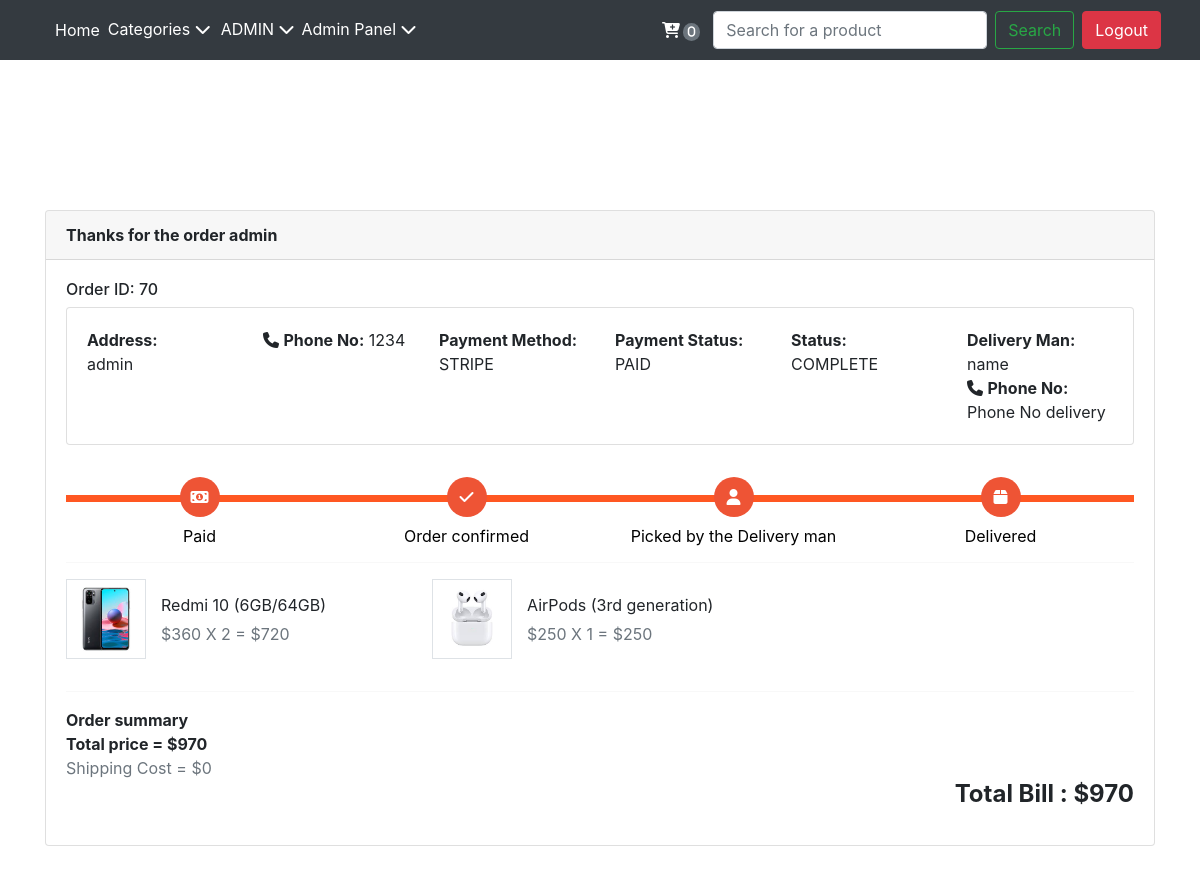
Page /orderPage.php?orderId=70 (signed in) on the committed database.
### tables this page shows
CREATE TABLE `users` (
  `user_id` int(255) NOT NULL,
  `user_name` varchar(255) NOT NULL,
  `user_email` varchar(255) NOT NULL,
  `user_pass` varchar(255) NOT NULL,
  `user_address` varchar(255) NOT NULL,
  `user_phone_no` text NOT NULL,
  `user_type` varchar(255) NOT NULL DEFAULT 'user',
  `user_created_timestamp` datetime NOT NULL DEFAULT current_timestamp()
);

CREATE TABLE `orders` (
  `order_id` int(11) NOT NULL,
  `order_user_id` int(11) DEFAULT NULL,
  `cart` text NOT NULL,
  `bill` int(11) NOT NULL,
  `order_status` varchar(255) NOT NULL DEFAULT 'Not Delivered',
  `payment_status` varchar(25) NOT NULL DEFAULT 'Not Paid',
  `payment_method` varchar(25) NOT NULL,
  `order_time` datetime NOT NULL DEFAULT current_timestamp()
);

CREATE TABLE `products` (
  `product_id` int(11) NOT NULL,
  `product_name` varchar(255) NOT NULL,
  `product_description` text NOT NULL,
  `product_category` varchar(255) NOT NULL,
  `product_price` int(11) NOT NULL,
  `product_stock` int(11) NOT NULL,
  `product_image` text NOT NULL,
  `product_timestamp` date NOT NULL DEFAULT current_timestamp()
);

### orderPage.php (the view, shortened to what this page needs)
<!DOCTYPE html>
<html lang="en">
<head>
    <link rel="stylesheet" href="orderPage.css">
    <link rel="stylesheet" href="https://use.fontawesome.com/releases/v5.7.2/css/all.css">
    <link href="https://cdn.jsdelivr.net/npm/bootstrap@5.2.2/dist/css/bootstrap.min.css" rel="stylesheet"
>
</head>
<body>
    <?php
    include 'partials/_header.php';
    include 'partials/_dbconnect.php';
    $orderId = $_GET['orderId'];
    $sql = "SELECT * FROM `orders` WHERE `order_id` = $orderId";
    $result = mysqli_query($conn, $sql);
    while($row = mysqli_fetch_assoc($result)){
        $order_user_id = $row['order_user_id'];
        $order_cart = $row['cart'];
        $bill = $row['bill'];
        $order_status = $row['order_status'];
        $order_payment_status = $row['payment_status'];
        $order_payment_method = $row['payment_method'];
    }
    $sql2="SELECT * FROM `users` WHERE `user_id` = $order_user_id";
    $result2 = mysqli_query($conn, $sql2);
    while($row = mysqli_fetch_assoc($result2)){
        $order_user_name = $row['user_name'];
        $order_user_phone = $row['user_phone_no'];
        $order_user_address = $row['user_address'];
    }
    echo'
    <div class="container">
        <article class="card">
            <header class="card-header"><strong> Thanks for the order '.$order_user_name.' </strong></header>
            <div class="card-body">
                <h6>Order ID: '.$orderId.'</h6>
                <article class="card">
                    <div class="card-body row">
                        <div class="col"> <strong>Address:</strong> <br>'.$order_user_address.' </div>
                        <div class="col"> <i class="fa fa-phone"></i> <strong>Phone No:</strong>
                            '.$order_user_phone.' </div>
                        <div class="col"> <strong>Payment Method:</strong> <br> '.strtoupper($order_payment_method).' </div>
                        <div class="col"> <strong>Payment Status:</strong> <br> '.strtoupper($order_payment_status).' </div>
                        <div class="col"> <strong>Status:</strong> <br> '.strtoupper($order_status).' </div>
                        <div class="col"> <strong>Delivery Man: </strong>name <br> <i class="fa fa-phone"></i> <strong>Phone No:</strong>
                            Phone No delivery </div>
                    </div>
                </article>
                <div class="track">';
                if($order_payment_status == 'Not Paid'){
                     echo'
                            <div class="step"> <span class="icon"> <i class="fa fa-times"></i> </span> <span class="text">
                            Not Paid</span> </div>';
                }else{
                    if($order_status=="Not Delivered"){
                        echo'<div class="step active"> <span class="icon"> <i class="fa fa-money"></i> </span> <span class="text">
                                Paid</span> </div>
                            <div class="step active"> <span class="icon"> <i class="fa fa-check"></i> </span> <span
                            class="text">Order confirmed</span> </div>
                            <div class="step"> <span class="icon"> <i class="fa fa-user"></i> </span> <span class="text">
                            Picked by the Delivery man</span> </div>
                            <div class="step"> <span class="icon"> <i class="fa fa-box"></i> </span> <span
                            class="text">Delivered</span> </div>';
                    }elseif($order_status == "Complete"){
                    echo'
                    <div class="step active"> <span class="icon"> <i class="fa fa-money"></i> </span> <span class="text">
                    Paid</span> </div>
                    <div class="step active"> <span class="icon"> <i class="fa fa-check"></i> </span> <span
                            class="text">Order confirmed</span> </div>
                    <div class="step active"> <span class="icon"> <i class="fa fa-user"></i> </span> <span class="text">
                            Picked by the Delivery man</span> </div>
                    <div class="step active"> <span class="icon"> <i class="fa fa-box"></i> </span> <span
                            class="text">Delivered</span> </div>';}}
                echo'
                </div>
                <hr>
                <ul class="row">';
                $cart = json_decode($order_cart, true);
                $sum = 0;
                foreach($cart as $key => $item){
                    $sql3 = "SELECT * FROM `products` WHERE `product_id` = $key";
                    $quan = $item[0];
                    $result3 = mysqli_query($conn, $sql3);
                    while($row = mysqli_fetch_assoc($result3)){
                        $product_name = $row['product_name'];
                        $product_price = $row['product_price'];
                        $product_image = $row['product_image'];
                        $sum += ($product_price * $quan)
                        ;}
                echo'
                    <li class="col-md-4">
                        <figure class="itemside mb-3">
                            <div class="aside"><img src="/store/uploads/'.$product_image.'" class="img-sm border"></div>
                            <figcaption class="info align-self-center">
                                <p class="title">'.$product_name.'</p> <span
                                    class="text-muted">$'.$product_price.' X '.$quan.' = $'.$product_price * $quan.' </span>
                            </figcaption>
                        </figure>
                    </li>
                    ';
                }
                echo'
                </ul>
                <hr>
                <div> <strong>Order summary</strong> </div>
                <dl class="dlist-align">
                    <dt>Total price = $'.$sum.'</dt>
                    <span class="text-muted text-right">Shipping Cost = $'.$bill - $sum.' </span>
                    <h4 class="text-right"><strong>Total Bill : $'.$bill.' </strong></h4>
                </div>
            </div>
        </article>
    </div>';
    ?>
</body>
</html>

### orderPage.css (style rules this page uses)
body { background-color: #eeeeee;font-family: 'Open Sans',serif }
.container { margin-top:150px;margin-bottom: 50px }
.card { position: relative;display: -webkit-box;display: -ms-flexbox;display: flex;-webkit-box-orient: vertical;-webkit-box-direction: normal;-ms-flex-direction: column;flex-direction: column;min-width: 0;word-wrap: break-word;background-color: #fff;background-clip: border-box;border: 1px solid rgba(0, 0, 0, 0.1);border-radius: 0.10rem }
.card-header:first-child { border-radius: calc(0.37rem - 1px) calc(0.37rem - 1px) 0 0 }
.card-header { padding: 0.75rem 1.25rem;margin-bottom: 0;background-color: #fff;border-bottom: 1px solid rgba(0, 0, 0, 0.1) }
.track { position: relative;background-color: #ddd;height: 7px;display: -webkit-box;display: -ms-flexbox;display: flex;margin-bottom: 60px;margin-top: 50px }
.track .step { -webkit-box-flex: 1;-ms-flex-positive: 1;flex-grow: 1;width: 25%;margin-top: -18px;text-align: center;position: relative }
.track .step.active:before { background: #FF5722 }
.track .step::before { height: 7px;position: absolute;content: "";width: 100%;left: 0;top: 18px }
.track .step.active .icon { background: #ee5435;color: #fff }
.track .icon { display: inline-block;width: 40px;height: 40px;line-height: 40px;position: relative;border-radius: 100%;background: #ddd }
.track .step.active .text { font-weight: 400;color: #000 }
.track .text { display: block;margin-top: 7px }
.itemside { position: relative;display: -webkit-box;display: -ms-flexbox;display: flex;width: 100% }
.itemside .aside { position: relative;-ms-flex-negative: 0;flex-shrink: 0 }
.img-sm { width: 80px;height: 80px;padding: 7px }
ul.row, ul.row-sm { list-style: none;padding: 0 }
.itemside .info { padding-left: 15px;padding-right: 7px }
.itemside .title { display: block;margin-bottom: 5px;color: #212529 }
p { margin-top: 0;margin-bottom: 1rem }

### rows in the picture
users: user_name "admin", user_address "admin", user_phone_no "1234"
orders: payment_method "STRIPE", payment_status "PAID", order_status "COMPLETE", cart "2", cart "1", $bill-$sum "0", bill "970"
products: product_image (picture), product_name "Redmi 10 (6GB/64GB)", product_price "360", $product_price*$quan "720"
products: product_image (picture), product_name "AirPods (3rd generation)", product_price "250", $product_price*$quan "250"

### other values in the picture
$curUserName "ADMIN"
$c "0"
$orderId "70"
$sum "970"
